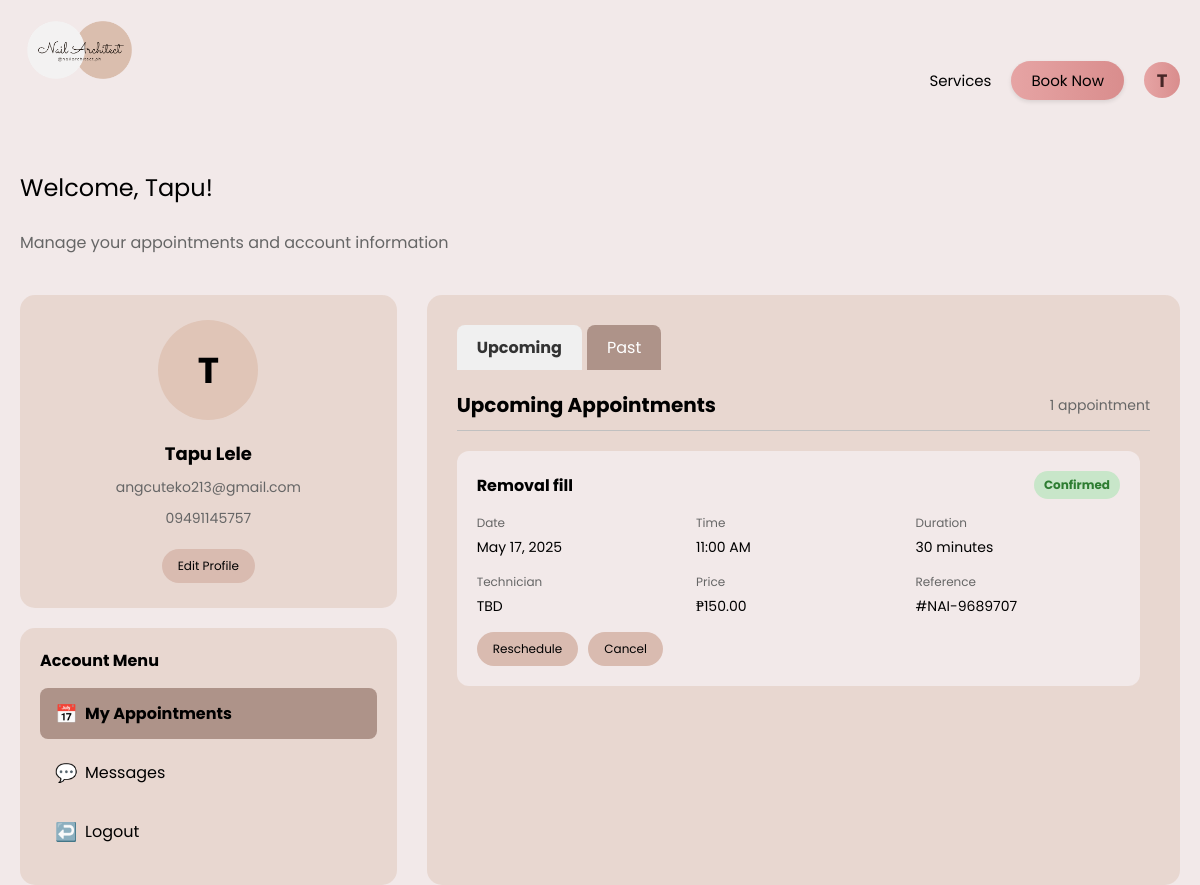
The app's page /members-lounge.php (signed in) with its own data.
### tables this page shows
CREATE TABLE `users` (
  `id` int(11) NOT NULL AUTO_INCREMENT,
  `first_name` varchar(50) NOT NULL,
  `last_name` varchar(50) NOT NULL,
  `email` varchar(100) NOT NULL,
  `phone` varchar(20) NOT NULL,
  `password` varchar(255) NOT NULL,
  `created_at` timestamp NOT NULL DEFAULT current_timestamp(),
  `verification_token` varchar(64) DEFAULT NULL,
  `token_expiry` datetime DEFAULT NULL,
  `is_verified` tinyint(1) NOT NULL DEFAULT 0,
  PRIMARY KEY (`id`),
  UNIQUE KEY `email` (`email`),
  KEY `idx_email_token` (`email`,`verification_token`),
  KEY `idx_is_verified` (`is_verified`),
  KEY `idx_created_at` (`created_at`),
  KEY `idx_full_name` (`first_name`,`last_name`)
);

CREATE TABLE `bookings` (
  `id` int(11) NOT NULL AUTO_INCREMENT,
  `user_id` int(11) DEFAULT NULL,
  `name` varchar(100) NOT NULL,
  `email` varchar(100) NOT NULL,
  `phone` varchar(20) NOT NULL,
  `service` varchar(50) NOT NULL,
  `date` date NOT NULL,
  `time` varchar(10) NOT NULL,
  `notes` text DEFAULT NULL,
  `technician` varchar(50) DEFAULT 'TBD',
  `duration` int(11) DEFAULT NULL,
  `price` decimal(10,2) DEFAULT NULL,
  `reference_id` varchar(20) NOT NULL,
  `status` enum('pending','confirmed','completed','cancelled') DEFAULT 'pending',
  `created_at` timestamp NOT NULL DEFAULT current_timestamp(),
  PRIMARY KEY (`id`),
  KEY `user_id` (`user_id`),
  CONSTRAINT `bookings_ibfk_1` FOREIGN KEY (`user_id`) REFERENCES `users` (`id`) ON DELETE SET NULL
);

### members-lounge.php (the view, shortened to what this page needs)
<?php
$conn = mysqli_connect("localhost", "root", "", "nail_architect_db");
$user_id = $_SESSION['user_id'];
$query = "SELECT * FROM users WHERE id = ?";
$stmt = $conn->prepare($query);
$stmt->bind_param("i", $user_id);
$stmt->execute();
$result = $stmt->get_result();
if ($result->num_rows === 1) {
    $user = $result->fetch_assoc();
} else {
    session_destroy();
    header("Location: login.php");
    exit();
}
$first_letter = substr($user['first_name'], 0, 1);
$upcoming_bookings = [];
$upcoming_query = "SELECT * FROM bookings WHERE user_id = ? AND (status = 'pending' OR status = 'confirmed') AND date >= CURDATE() ORDER BY date ASC, time ASC";
$upcoming_stmt = $conn->prepare($upcoming_query);
$upcoming_stmt->bind_param("i", $user_id);
$upcoming_stmt->execute();
$upcoming_result = $upcoming_stmt->get_result();
while ($row = $upcoming_result->fetch_assoc()) {
    $upcoming_bookings[] = $row;
}
?>
<!DOCTYPE html>
<html lang="en">
<head>
    <link rel="stylesheet" href="navbar.css">
    <link rel="stylesheet" href="https://cdnjs.cloudflare.com/ajax/libs/font-awesome/4.7.0/css/font-awesome.min.css">
</head>
<body>
    <div class="container">
       <header>
            <div class="logo-container">
                <div class="logo">
                    <a href="index.php">
                        <img src="Assets/logo.png" alt="Nail Architect Logo">
                    </a>
                </div>
            </div>
            <div class="nav-links">
                <div class="nav-link">Services</div>
                <div class="book-now">Book Now</div>
                <div class="user-initial"><?php echo $first_letter; ?></div>
            </div>
        </header>
        <div class="page-title">Welcome, <?php echo $user['first_name']; ?>!</div>
        <div class="page-subtitle">Manage your appointments and account information</div>
        <div class="member-content">
            <div class="sidebar">
                <div class="profile-card">
                    <div class="avatar"><?php echo $first_letter; ?></div>
                    <div class="profile-name"><?php echo $user['first_name'] . ' ' . $user['last_name']; ?></div>
                    <div class="profile-email"><?php echo $user['email']; ?></div>
                    <div class="profile-phone"><?php echo $user['phone']; ?></div>
                    <div class="action-button" id="edit-profile-btn">Edit Profile</div>
                </div>
                <div class="menu-card">
                    <div class="menu-title">Account Menu</div>
                    <div class="menu-item active" id="appointments-menu">
                        <div class="menu-icon">📅</div>
                        My Appointments
                    </div>
                <div class="menu-item" id="messages-menu">
                <div class="menu-icon">💬</div>
                Messages
            </div>
                    <div class="menu-item" id="logout-menu">
                        <div class="menu-icon">↩️</div>
                        Logout
                    </div>
                </div>
            </div>
            <div class="main-content">
                <div class="tab-container">
                    <div class="tabs">
                        <div class="tab active" data-tab="upcoming">Upcoming</div>
                        <div class="tab" data-tab="past">Past</div>
                    </div>
                    <div class="tab-content active" id="upcoming-tab">
                        <div class="appointments-header">
                            <h2 class="section-title">Upcoming Appointments</h2>
                            <span class="appointments-count"><?php echo count($upcoming_bookings); ?> appointment<?php echo count($upcoming_bookings) !== 1 ? 's' : ''; ?></span>
                        </div>
                        <div class="appointments-wrapper <?php echo count($upcoming_bookings) > 2 ? 'has-scroll' : ''; ?>">
                            <div class="appointments-list" id="upcoming-appointments">
                                <?php if (empty($upcoming_bookings)): ?>
                                    <div class="no-appointments">
                                        <div class="no-appointments-icon">📅</div>
                                        <p>You don't have any upcoming appointments.</p>
                                        <a href="booking.php" class="action-button">Book Appointment</a>
                                    </div>
                                <?php else: ?>
                                    <?php foreach ($upcoming_bookings as $booking): ?>
                                        <div class="appointment-card" data-id="appointment-<?php echo $booking['id']; ?>">
                                            <div class="appointment-card-header">
                                                <div class="appointment-service">
                                                    <?php
                                                    $service_name = ucfirst(str_replace('-', ' ', $booking['service']));
                                                    echo $service_name;
                                                    ?>
                                                </div>
                                                <div class="appointment-status status-<?php echo strtolower($booking['status']); ?>">
                                                    <?php echo ucfirst($booking['status']); ?>
                                                </div>
                                            </div>
                                            <div class="appointment-details">
                                                <div class="detail-item">
                                                    <div class="detail-label">Date</div>
                                                    <div class="detail-value"><?php echo date('F j, Y', strtotime($booking['date'])); ?></div>
                                                </div>
                                                <div class="detail-item">
                                                    <div class="detail-label">Time</div>
                                                    <div class="detail-value">
                                                        <?php
                                                        echo date('g:i A', strtotime($booking['time']));
                                                        ?>
                                                    </div>
                                                </div>
                                                <div class="detail-item">
                                                    <div class="detail-label">Duration</div>
                                                    <div class="detail-value"><?php echo $booking['duration']; ?> minutes</div>
                                                </div>
                                                <div class="detail-item">
                                                    <div class="detail-label">Technician</div>
                                                    <div class="detail-value"><?php echo $booking['technician']; ?></div>
                                                </div>
                                                <div class="detail-item">
                                                    <div class="detail-label">Price</div>
                                                    <div class="detail-value">₱<?php echo number_format($booking['price'], 2); ?></div>
                                                </div>
                                                <div class="detail-item">
        <div class="detail-label">Reference</div>
        <div class="detail-value">#<?php echo $booking['reference_id']; ?></div>
    </div>
                                            </div>
                                            <?php if ($booking['status'] != 'cancelled'): ?>
                                            <div class="appointment-actions">
                                                <div class="action-button reschedule-btn" data-id="<?php echo $booking['id']; ?>">Reschedule</div>
                                                <div class="action-button cancel-btn" data-id="<?php echo $booking['id']; ?>">Cancel</div>
                                            </div>
                                            <?php endif; ?>
                                        </div>
                                    <?php endforeach; ?>
                                <?php endif; ?>
                            </div>
                        </div>
                    </div>
</div>
                </div>
            </div>
        </div>
</body>
</html>

### navbar.css (style rules this page uses)
.logo-container { display: flex; align-items: center; }
.logo { width: 120px; height: 120px; overflow: hidden; }
.logo img { width: 100%; height: 100%; object-fit: contain; }
.nav-links { display: flex; gap: 20px; align-items: center; }
.nav-link { font-size: 15px; cursor: pointer; transition: opacity 0.3s ease; }
.book-now { padding: 10px 20px; background: linear-gradient(to right, #e6a4a4, #d98d8d); border-radius: 30px; cursor: pointer; font-size: 15px; transition: all 0.3s ease; white-space: nowrap; box-shadow: 0 2px 4px rgba(0, 0, 0, 0.1); border: none; }
.user-initial { width: 45px; height: 45px; border-radius: 50%; background: linear-gradient(to right, #e6a4a4, #d98d8d); display: flex; align-items: center; justify-content: center; font-size: 18px; font-weight: bold; color:#472727; cursor: pointer; }

### records on screen
users: first_name "T", first_name "Tapu", last_name "Lele", email "angcuteko213@gmail.com", phone "09491145757"
bookings: service "Removal fill", status "Confirmed", date "May 17, 2025", time "11:00 AM", duration "30", technician "TBD", price "150.00", reference "NAI-9689707"

### other values on screen
count($upcoming_bookings) "1"
